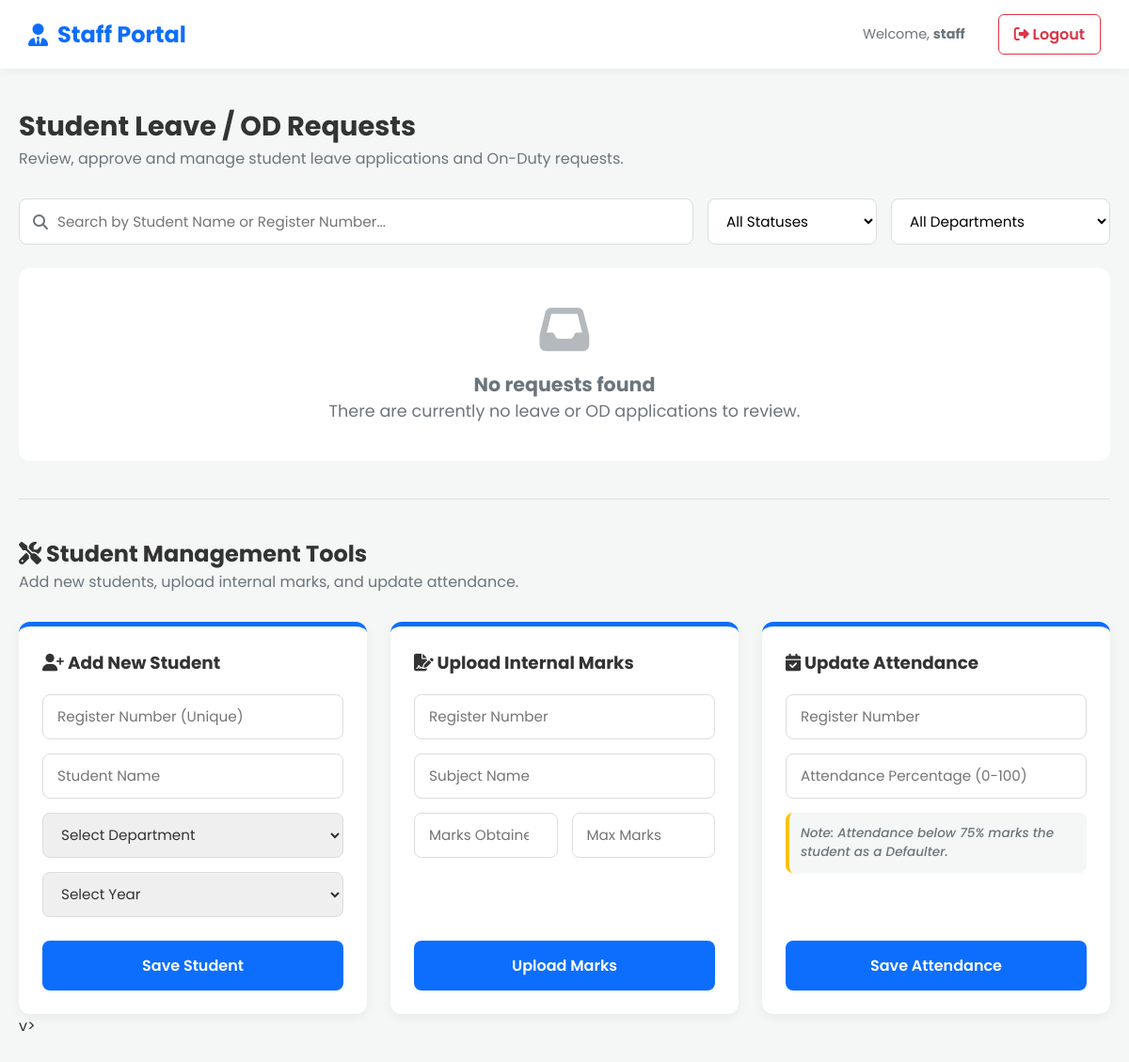
The app's page /staff_requests (signed in), older data.
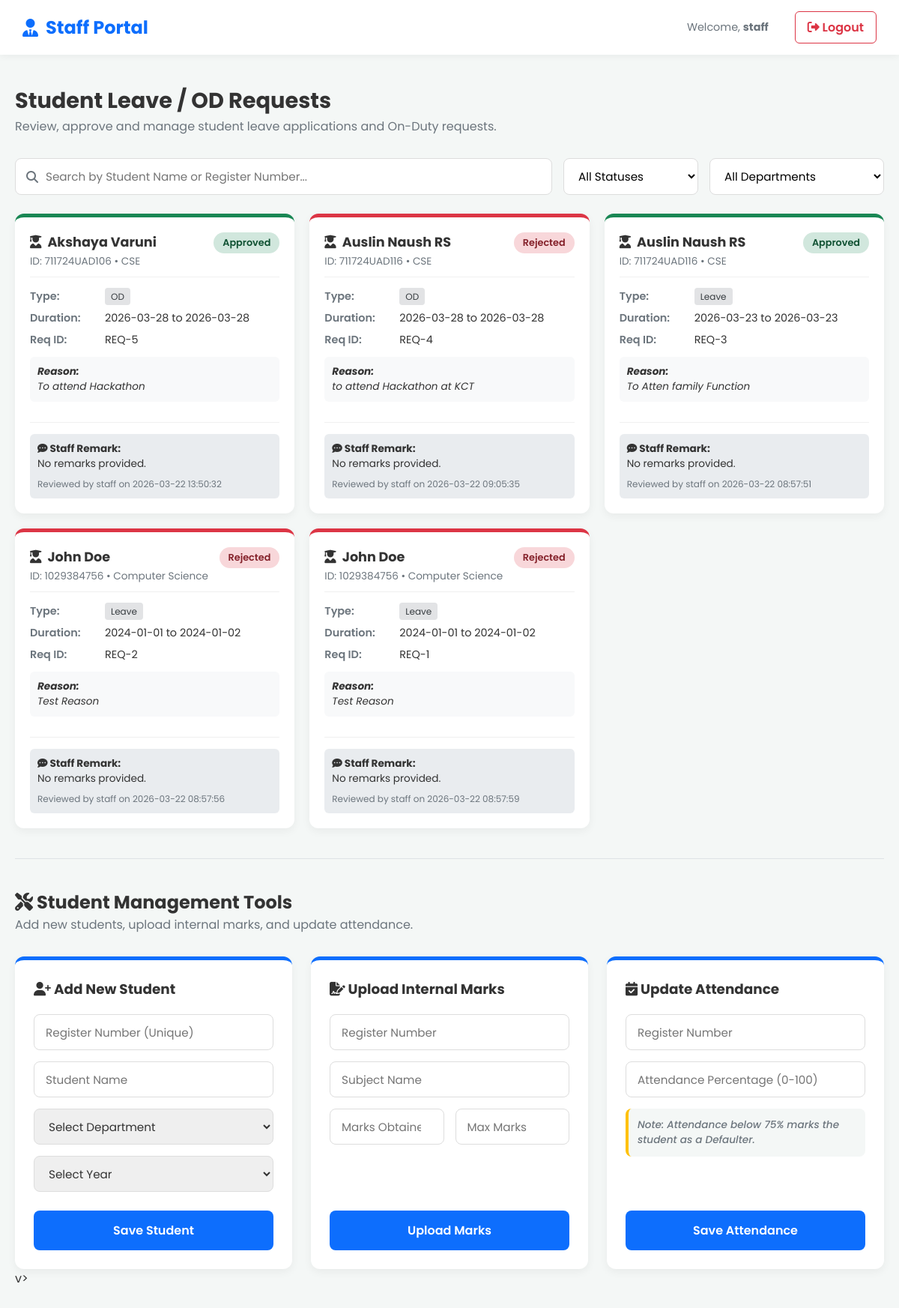
The same page, newer data.
### tables this page shows
CREATE TABLE leave_requests (id INTEGER PRIMARY KEY AUTOINCREMENT, reg TEXT, type TEXT, from_date TEXT, to_date TEXT, reason TEXT, document_path TEXT, staff_remark TEXT, reviewed_by TEXT, reviewed_at TEXT, status TEXT);

CREATE TABLE students (id INTEGER PRIMARY KEY AUTOINCREMENT, name TEXT, reg TEXT UNIQUE, password TEXT, dept TEXT, year INTEGER, dob TEXT, parent_name TEXT, parent_contact TEXT, parent_occ TEXT, income TEXT, course TEXT, course_id TEXT, photo_path TEXT);

### app.py (the view)
@app.route('/staff')
@app.route('/staff_requests')
def staff_dashboard():
    if session.get('role') != 'staff':
        return redirect(url_for('login'))
    conn = get_db_connection()
    try:
        requests_raw = conn.execute('''
            SELECT lr.id, lr.reg, s.name, s.dept, lr.type, lr.from_date, lr.to_date,
                   lr.reason, lr.document_path, lr.status, lr.staff_remark, lr.reviewed_by, lr.reviewed_at
            FROM leave_requests lr
            JOIN students s ON lr.reg = s.reg
            ORDER BY lr.id DESC
        ''').fetchall()
        announcements = conn.execute("SELECT * FROM announcements ORDER BY created_at DESC").fetchall()
        requests_list = [tuple(r) for r in requests_raw]
        return render_template('staff.html', requests=requests_list, announcements=announcements)
    except Exception as e:
        logging.error(f"Error loading staff dashboard: {e}")
        return "An error occurred while loading the staff dashboard."
    finally:
        conn.close()

### app.py (called while the page is built)
def get_db_connection():
    conn = sqlite3.connect(DB_FILE)
    conn.row_factory = sqlite3.Row
    return conn

### templates/staff.html (shortened to what this page needs)
<!DOCTYPE html>
<html lang="en">
<head>
    <link rel="stylesheet" href="https://cdnjs.cloudflare.com/ajax/libs/font-awesome/6.4.0/css/all.min.css">
</head>
<body>
    <nav class="navbar">
        <div class="nav-brand">
            <i class="fas fa-user-tie"></i> Staff Portal
        </div>
        <div class="nav-links">
            <span style="font-size: 0.9rem; margin-right: 15px; color: var(--secondary-color);">Welcome, <strong>{{
                    session.username }}</strong></span>
            <a href="{{ url_for('logout') }}"><i class="fas fa-sign-out-alt"></i> Logout</a>
        </div>
    </nav>
    <div class="container">
        <div class="header-section">
            <h1>Student Leave / OD Requests</h1>
            <p style="color: var(--secondary-color);">Review, approve and manage student leave applications and On-Duty
                requests.</p>
        </div>
        <div class="controls">
            <div class="search-box">
                <i class="fas fa-search"></i>
                <input type="text" id="searchInput" placeholder="Search by Student Name or Register Number...">
            </div>
            <select id="statusFilter" class="filter-select">
                <option value="All">All Statuses</option>
            </select>
            <select id="deptFilter" class="filter-select">
                <option value="All">All Departments</option>
            </select>
        </div>
        <div class="requests-grid" id="requestsContainer">
            {% for req in requests %}
            <div class="request-card {{ req[9]|lower }}" data-name="{{ req[2]|lower }}" data-reg="{{ req[1]|lower }}"
                data-status="{{ req[9] }}" data-dept="{{ req[3] }}">
                <div class="card-header">
                    <div class="student-info">
                        <h3><i class="fas fa-user-graduate"></i> {{ req[2] }}</h3>
                        <p>ID: {{ req[1] }} • {{ req[3] }}</p>
                    </div>
                    <span class="badge-status badge-{{ req[9]|lower }}">{{ req[9] }}</span>
                </div>
                <div class="card-body">
                    <div class="info-row">
                        <span class="info-label">Type:</span>
                        <span class="info-value"><span class="badge-type">{{ req[4] }}</span></span>
                    </div>
                    <div class="info-row">
                        <span class="info-label">Duration:</span>
                        <span class="info-value">{{ req[5] }} to {{ req[6] }}</span>
                    </div>
                    <div class="info-row">
                        <span class="info-label">Req ID:</span>
                        <span class="info-value">REQ-{{ req[0] }}</span>
                    </div>
                    <div class="reason-box">
                        <strong>Reason:</strong><br>
                        {{ req[7] }}
                    </div>
                </div>
                <div class="card-footer" id="footer-{{ req[0] }}">
                    {% if req[9] == 'Pending' %}
                    <textarea class="remark-input" id="remark-{{ req[0] }}"
                        placeholder="Enter operational remarks (Optional)..."></textarea>
                    <div class="action-buttons">
                        <button class="btn btn-approve" onclick="updateRequest({{ req[0] }}, 'Approved')">
                            <i class="fas fa-check"></i> Approve
                        </button>
                        <button class="btn btn-reject" onclick="updateRequest({{ req[0] }}, 'Rejected')">
                            <i class="fas fa-times"></i> Reject
                        </button>
                    </div>
                    {% else %}
                    <div class="past-remark">
                        <strong><i class="fas fa-comment-dots"></i> Staff Remark:</strong><br>
                        {{ req[10] if req[10] else "No remarks provided." }}
                        <div style="margin-top: 8px; font-size: 0.75rem; color: var(--secondary-color);">
                            Reviewed by {{ req[11] }} on {{ req[12] }}
                        </div>
                    </div>
                    {% endif %}
                </div>
            </div>
            {% else %}
            <div class="no-results">
                <i class="fas fa-inbox fa-3x" style="margin-bottom: 15px; opacity: 0.5;"></i>
                <h3>No requests found</h3>
                <p>There are currently no leave or OD applications to review.</p>
            </div>
            {% endfor %}
        </div>
        <hr style="margin: 40px 0; border: none; border-top: 1px solid #dee2e6;">
        <div class="header-section">
            <h2 style="font-size: 1.5rem; color: var(--text-dark);"><i class="fas fa-tools"></i> Student Management Tools</h2>
            <p style="color: var(--secondary-color);">Add new students, upload internal marks, and update attendance.</p>
        </div>
        <div class="mgmt-container">
            <div class="mgmt-card">
                <h3><i class="fas fa-user-plus"></i> Add New Student</h3>
                <form id="addStudentForm" class="mgmt-form">
                    <div class="mgmt-inputs">
                        <input type="text" id="newReg" placeholder="Register Number (Unique)" required class="mgmt-input">
                        <input type="text" id="newName" placeholder="Student Name" required class="mgmt-input">
                        <select id="newDept" required class="mgmt-input" style="color: var(--text-dark);">
                            <option value="">Select Department</option>
                        </select>
                        <select id="newYear" required class="mgmt-input" style="color: var(--text-dark);">
                            <option value="">Select Year</option>
                        </select>
                    </div>
                    <button type="submit" class="mgmt-btn">Save Student</button>
                </form>
            </div>
            <div class="mgmt-card">
                <h3><i class="fas fa-file-signature"></i> Upload Internal Marks</h3>
                <form id="addMarksForm" class="mgmt-form">
                    <div class="mgmt-inputs">
                        <input type="text" id="markReg" placeholder="Register Number" required class="mgmt-input">
                        <input type="text" id="markSub" placeholder="Subject Name" required class="mgmt-input">
                        <div style="display: flex; gap: 15px;">
                            <input type="number" id="markObt" placeholder="Marks Obtained" required class="mgmt-input" style="flex: 1;">
                            <input type="number" id="markMax" placeholder="Max Marks" required class="mgmt-input" style="flex: 1;">
                        </div>
                    </div>
                    <button type="submit" class="mgmt-btn">Upload Marks</button>
                </form>
            </div>
            <div class="mgmt-card">
                <h3><i class="fas fa-calendar-check"></i> Update Attendance</h3>
                <form id="addAttForm" class="mgmt-form">
                    <div class="mgmt-inputs">
                        <input type="text" id="attReg" placeholder="Register Number" required class="mgmt-input">
                        <input type="number" id="attPct" placeholder="Attendance Percentage (0-100)" min="0" max="100" required class="mgmt-input">
                        <p style="font-size: 0.85rem; color: var(--secondary-color); font-weight: 500; font-style: italic; background: var(--bg-color); padding: 12px; border-radius: 8px; border-left: 4px solid var(--warning-color);">
                            Note: Attendance below 75% marks the student as a Defaulter.</p>
                    </div>
                    <button type="submit" class="mgmt-btn">Save Attendance</button>
                </form>
            </div>
        </div>v>
    </div>
</body>
</html>

### templates/staff.html (style rules this page uses)
:root { --primary-color: #0d6efd; --secondary-color: #6c757d; --success-color: #198754; --danger-color: #dc3545; --warning-color: #ffc107; --bg-color: #f4f7f6; --text-dark: #333333; --card-bg: #fff; --shadow: 0 4px 12px rgba(0, 0, 0, 0.05); --transition: all 0.3s ease; }
* { margin: 0; padding: 0; box-sizing: border-box; font-family: 'Poppins', sans-serif; }
body { background-color: var(--bg-color); color: var(--text-dark); padding-bottom: 50px; }
.navbar { background-color: #fff; padding: 15px 30px; display: flex; justify-content: space-between; align-items: center; box-shadow: 0 2px 10px rgba(0, 0, 0, 0.05); position: sticky; top: 0; z-index: 100; }
.nav-brand { font-size: 1.5rem; font-weight: 700; color: var(--primary-color); display: flex; align-items: center; gap: 10px; }
.nav-links { display: flex; align-items: center; gap: 20px; }
.nav-links a { text-decoration: none; color: var(--danger-color); font-weight: 600; padding: 8px 16px; border: 1px solid var(--danger-color); border-radius: 6px; transition: var(--transition); }
.container { max-width: 1200px; margin: 40px auto; padding: 0 20px; }
.header-section { margin-bottom: 30px; }
.header-section h1 { font-size: 1.8rem; color: var(--text-dark); }
.controls { display: flex; gap: 15px; margin-bottom: 25px; flex-wrap: wrap; }
.search-box { flex: 1; min-width: 250px; position: relative; }
.search-box input { width: 100%; padding: 12px 15px 12px 40px; border: 1px solid #ddd; border-radius: 8px; outline: none; font-size: 0.95rem; transition: var(--transition); }
.search-box i { position: absolute; left: 15px; top: 50%; transform: translateY(-50%); color: var(--secondary-color); }
.filter-select { padding: 12px 15px; border: 1px solid #ddd; border-radius: 8px; outline: none; font-size: 0.95rem; background-color: #fff; min-width: 180px; cursor: pointer; }
.requests-grid { display: grid; grid-template-columns: repeat(auto-fill, minmax(350px, 1fr)); gap: 20px; }
.request-card { background: var(--card-bg); border-radius: 12px; padding: 20px; box-shadow: var(--shadow); transition: transform 0.2s, box-shadow 0.2s; border-top: 5px solid transparent; display: flex; flex-direction: column; }
.request-card.approved { border-top-color: var(--success-color); }
.request-card.rejected { border-top-color: var(--danger-color); }
.card-header { display: flex; justify-content: space-between; align-items: flex-start; margin-bottom: 15px; border-bottom: 1px solid #f0f0f0; padding-bottom: 10px; }
.student-info h3 { font-size: 1.1rem; color: var(--text-dark); display: flex; align-items: center; gap: 8px; }
.student-info p { font-size: 0.85rem; color: var(--secondary-color); margin-top: 3px; }
.badge-status { padding: 5px 12px; border-radius: 20px; font-size: 0.8rem; font-weight: 600; }
.badge-approved { background: #d1e7dd; color: #0f5132; }
.badge-rejected { background: #f8d7da; color: #842029; }
.badge-type { background: #e2e3e5; color: #383d41; padding: 3px 8px; border-radius: 4px; font-size: 0.75rem; }
.card-body { flex-grow: 1; font-size: 0.9rem; }
.info-row { display: flex; margin-bottom: 8px; }
.info-label { width: 100px; font-weight: 600; color: var(--secondary-color); }
.info-value { color: var(--text-dark); flex: 1; }
.reason-box { background-color: #f8f9fa; padding: 10px; border-radius: 6px; margin: 12px 0; font-style: italic; font-size: 0.85rem; }
.card-footer { margin-top: 15px; border-top: 1px solid #f0f0f0; padding-top: 15px; }
.past-remark { background: #e9ecef; padding: 10px; border-radius: 6px; font-size: 0.85rem; }
.mgmt-container { display: grid; grid-template-columns: repeat(auto-fit, minmax(320px, 1fr)); gap: 25px; align-items: stretch; }
.mgmt-card { display: flex; flex-direction: column; height: 100%; background: #fff; border-radius: 12px; padding: 25px; box-shadow: var(--shadow); border-top: 5px solid var(--primary-color); transition: transform 0.2s; }
.mgmt-card h3 { font-size: 1.15rem; margin-bottom: 20px; color: var(--text-dark); }
.mgmt-form { display: flex; flex-direction: column; flex-grow: 1; }
.mgmt-inputs { display: flex; flex-direction: column; gap: 15px; margin-bottom: 25px; flex-grow: 1; }
.mgmt-input { width: 100%; min-height: 48px; padding: 10px 15px; border: 1px solid #ddd; border-radius: 8px; outline: none; font-size: 0.95rem; }
.mgmt-btn { background-color: var(--primary-color); color: #fff; border: none; border-radius: 8px; padding: 14px; font-weight: 600; font-size: 1rem; cursor: pointer; transition: 0.3s; width: 100%; margin-top: auto; }

Row changes from the older to the newer data that the page shows:
added leave_requests: name "Akshaya Varuni", reg "711724UAD106", dept "CSE", status "Approved", type "OD", from_date "2026-03-28", to_date "2026-03-28", id "5", reason "To attend Hackathon", staff_remark "No remarks provided.", reviewed_by "staff", reviewed_at "2026-03-22 13:50:32"
added leave_requests: name "Auslin Naush RS", reg "711724UAD116", dept "CSE", status "Rejected", type "OD", from_date "2026-03-28", to_date "2026-03-28", id "4", reason "to attend Hackathon at KCT", staff_remark "No remarks provided.", reviewed_by "staff", reviewed_at "2026-03-22 09:05:35"
added leave_requests: name "Auslin Naush RS", reg "711724UAD116", dept "CSE", status "Approved", type "Leave", from_date "2026-03-23", to_date "2026-03-23", id "3", reason "To Atten family Function", staff_remark "No remarks provided.", reviewed_by "staff", reviewed_at "2026-03-22 08:57:51"
added leave_requests: name "John Doe", reg "1029384756", dept "Computer Science", status "Rejected", type "Leave", from_date "2024-01-01", to_date "2024-01-02", id "2", reason "Test Reason", staff_remark "No remarks provided.", reviewed_by "staff", reviewed_at "2026-03-22 08:57:56"
added leave_requests: name "John Doe", reg "1029384756", dept "Computer Science", status "Rejected", type "Leave", from_date "2024-01-01", to_date "2024-01-02", id "1", reason "Test Reason", staff_remark "No remarks provided.", reviewed_by "staff", reviewed_at "2026-03-22 08:57:59"
Text that changed along with them:
text no longer shown: "No requests found There are currently no leave or OD applications to review."
